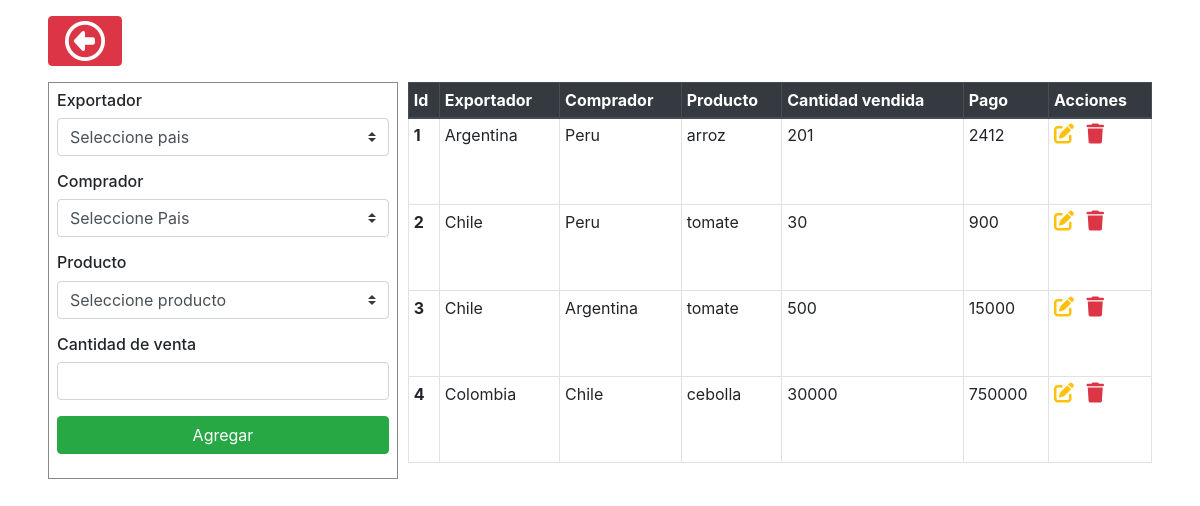
The app's page /comercios.php (signed in) with its own data.
### tables this page shows
CREATE TABLE `exportaciones` (
  `id` int(11) NOT NULL,
  `id_relaciones` int(11) NOT NULL,
  `id_productos` int(11) NOT NULL,
  `cantidad_vendida` int(11) NOT NULL,
  `total` double NOT NULL
);

CREATE TABLE `paises` (
  `id` int(11) NOT NULL,
  `pais` varchar(50) NOT NULL
);

CREATE TABLE `productos` (
  `id` int(11) NOT NULL,
  `descripcion` varchar(50) NOT NULL,
  `precio_unitario` double NOT NULL
);

### comercios.php (the view, shortened to what this page needs)
<?php
require('crud.php');
?>
<!DOCTYPE html>
<html lang="es">
<head>
    <link rel="stylesheet" href="css/bootstrap.min.css">
    <link rel="stylesheet" href="css/formularios.css">
</head>
<body>
    <main>
    <a href="opciones.php" class="btn btn-danger ml-5 mt-3 p-0"><i class="far fa-arrow-alt-circle-left h1 mt-1 mb-1 ml-3 mr-3"></i></a>
        <div class="registro-tabla mt-3 ml-5 mr-5">
            <div class="contenedor-form">
                <form class="p-2" method="POST">
                    <div class="form-group">
                        <h6>Exportador</h6>
                        <select class="custom-select form-control" name="comercio1" id="comercio1">
                            <?php if(isset($_GET['editarCo'])){ ?>
                            <option value="<?php echo $id_pais1; ?>">Editar: <?php echo $pais1; ?></option>
                            <?php }else{ ?>
                            <option value="0">Seleccione pais</option>
                            <?php }?>
                        </select>
                    </div>
                    <div class="form-group">
                        <h6>Comprador</h6>
                        <select class="custom-select form-control" name="comercio2" id="comercio2">
                        <?php if(isset($_GET['editarCo'])){
                            $res_paises2 = $MySQLiconn->query("SELECT id, pais FROM paises WHERE id = any(SELECT id_pais2 FROM relaciones WHERE id_pais1 = $id_pais1) AND id != $id_pais2");
                            echo "<option value = ".$id_pais2.">".$pais2."</option>";
                            while($row = $res_paises2 ->fetch_array()){
                                $html = $html."<option value= ".$row[0].">".$row[1]."</option>";
                            }
                            echo $html;
                            ?>
                        <?php } else {?>
                            <option value="0">Seleccione Pais</option>
                        <?php } ?>
                        </select>
                    </div>
                    <div class="form-group">
                        <h6>Producto</h6>
                        <select class="custom-select form-control" name="producto" id="producto">
                        <?php if(isset($_GET['editarCo'])){?>
                            <option value="<?php echo $id_producto?>"><?php echo $producto; ?></option>
                            <?php $res_op = $MySQLiconn->query("SELECT id,descripcion FROM productos WHERE id!=$id_producto;");
                            while($row_op = $res_op->fetch_array()){
                            ?>
                                <option value="<?php echo $row_op[0] ?>"><?php echo "$row_op[1]" ?></option>
                            <?php } ?>
                        <?php }else{?>
                            <option value="0">Seleccione producto</option>
                        <?php } ?>
                        </select>
                    </div>
                    <div class="form-group">
                        <h6>Cantidad de venta</h6>
                        <input type="text" name="cantidad" class="w-100 form-control" value="<?php if(isset($_GET['editarCo'])){echo $cant_vendida; } ?>">
                    </div>
                    <div class="form-group">
                    <?php if(isset($_GET['editarCo'])){?>
                        <input type="submit" value="Editar" class="btn btn-success w-100" name="EditarComercio">
                    <?php }else{ ?>
                        <input type="submit" value="Agregar" class="btn btn-success w-100" name="AgregarComercio">
                    <?php } ?>
                    </div>
                </form>
            </div>
            <table class="table table-bordered table-sm">
                <thead class="thead-dark table-bordered">
                  <tr>
                    <th scope="col">Id</th>
                    <th scope="col">Exportador</th>
                    <th scope="col">Comprador</th>
                    <th scope="col">Producto</th>
                    <th scope="col">Cantidad vendida</th>
                    <th scope="col">Pago</th>
                    <th scope="col" colspan="2">Acciones</th>
                  </tr>
                </thead>
                <tbody class="table-bordered">
                <?php $res = $MySQLiconn->query("SELECT e.id, p1.pais,p2.pais, pro.descripcion, e.cantidad_vendida, e.total FROM exportaciones e JOIN productos pro ON e.id_productos = pro.id JOIN relaciones r on r.id = e.id_relaciones JOIN paises p1 ON p1.id = r.id_pais1 JOIN paises p2 ON p2.id = r.id_pais2");
                while ($row = $res ->fetch_array()){
                ?>
                  <tr>
                    <th scope="row"> <?php echo $row[0] ?></th>
                    <td><?php echo $row[1] ?></td>
                    <td><?php echo $row[2] ?></td>
                    <td><?php echo $row[3] ?></td>
                    <td><?php echo $row[4] ?></td>
                    <td><?php echo $row[5] ?></td>
                    <td><a href="?editarCo=<?php echo $row[0]; ?>"><i class="fas fa-edit h5 mb-0 mr-2 text-warning"></i></a>
                    <a href="?eliminarCo=<?php echo $row[0]; ?>"><i class="fas fa-trash h5 mb-0 text-danger"></i></a></td>
                  </tr>
                <?php }?>
                </tbody>
            </table>
        </div>
    </main>
</body>
</html>

### css/formularios.css (style rules this page uses)
form { border: 1px solid rgb(136, 136, 136); width: 100%; }
@media (min-width:720px) { .registro-tabla { display: flex; } }
@media (min-width:720px) { .contenedor-form { margin-right: 5px; width: 100%; max-width: 350px; } }
@media (min-width:720px) { table { margin-left: 5px; } }

### records on screen
exportaciones: id "1", paises.pais "Argentina", paises.pais "Peru", id_productos.descripcion "arroz", cantidad_vendida "201", total "2412"
exportaciones: id "2", paises.pais "Chile", paises.pais "Peru", id_productos.descripcion "tomate", cantidad_vendida "30", total "900"
exportaciones: id "3", paises.pais "Chile", paises.pais "Argentina", id_productos.descripcion "tomate", cantidad_vendida "500", total "15000"
exportaciones: id "4", paises.pais "Colombia", paises.pais "Chile", id_productos.descripcion "cebolla", cantidad_vendida "30000", total "750000"
